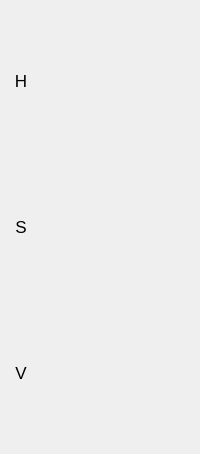
             <widget class="QWidget" name="colorSpace_page_HSV">
              <layout class="QVBoxLayout" name="verticalLayout_14">
               <item>
                <layout class="QHBoxLayout" name="horizontalLayout_12" stretch="0,1">
                 <item>
                  <widget class="QLabel" name="label_14">
                   <property name="minimumSize">
                    <size>
                     <width>20</width>
                     <height>20</height>
                    </size>
                   </property>
                   <property name="maximumSize">
                    <size>
                     <width>80</width>
                     <height>20</height>
                    </size>
                   </property>
                   <property name="font">
                    <font>
                     <pointsize>13</pointsize>
                    </font>
                   </property>
                   <property name="text">
                    <string>H</string>
                   </property>
                   <property name="alignment">
                    <set>Qt::AlignCenter</set>
                   </property>
                  </widget>
                 </item>
                 <item>
                  <widget class="QLabel" name="label_H">
                   <property name="minimumSize">
                    <size>
                     <width>140</width>
                     <height>140</height>
                    </size>
                   </property>
                   <property name="text">
                    <string/>
                   </property>
                   <property name="alignment">
                    <set>Qt::AlignCenter</set>
                   </property>
                  </widget>
                 </item>
                </layout>
               </item>
               <item>
                <layout class="QHBoxLayout" name="horizontalLayout_13" stretch="0,1">
                 <item>
                  <widget class="QLabel" name="label_18">
                   <property name="minimumSize">
                    <size>
                     <width>20</width>
                     <height>20</height>
                    </size>
                   </property>
                   <property name="maximumSize">
                    <size>
                     <width>80</width>
                     <height>20</height>
                    </size>
                   </property>
                   <property name="font">
                    <font>
                     <pointsize>13</pointsize>
                    </font>
                   </property>
                   <property name="text">
                    <string>S</string>
                   </property>
                   <property name="alignment">
                    <set>Qt::AlignCenter</set>
                   </property>
                  </widget>
                 </item>
                 <item>
                  <widget class="QLabel" name="label_S">
                   <property name="minimumSize">
                    <size>
                     <width>140</width>
                     <height>140</height>
                    </size>
                   </property>
                   <property name="text">
                    <string/>
                   </property>
                   <property name="alignment">
                    <set>Qt::AlignCenter</set>
                   </property>
                  </widget>
                 </item>
                </layout>
               </item>
               <item>
                <layout class="QHBoxLayout" name="horizontalLayout_14" stretch="0,1">
                 <item>
                  <widget class="QLabel" name="label_17">
                   <property name="minimumSize">
                    <size>
                     <width>20</width>
                     <height>20</height>
                    </size>
                   </property>
                   <property name="maximumSize">
                    <size>
                     <width>80</width>
                     <height>20</height>
                    </size>
                   </property>
                   <property name="font">
                    <font>
                     <pointsize>13</pointsize>
                    </font>
                   </property>
                   <property name="text">
                    <string>V</string>
                   </property>
                   <property name="alignment">
                    <set>Qt::AlignCenter</set>
                   </property>
                  </widget>
                 </item>
                 <item>
                  <widget class="QLabel" name="label_V">
                   <property name="minimumSize">
                    <size>
                     <width>140</width>
                     <height>140</height>
                    </size>
                   </property>
                   <property name="text">
                    <string/>
                   </property>
                   <property name="alignment">
                    <set>Qt::AlignCenter</set>
                   </property>
                  </widget>
                 </item>
                </layout>
               </item>
              </layout>
             </widget>
